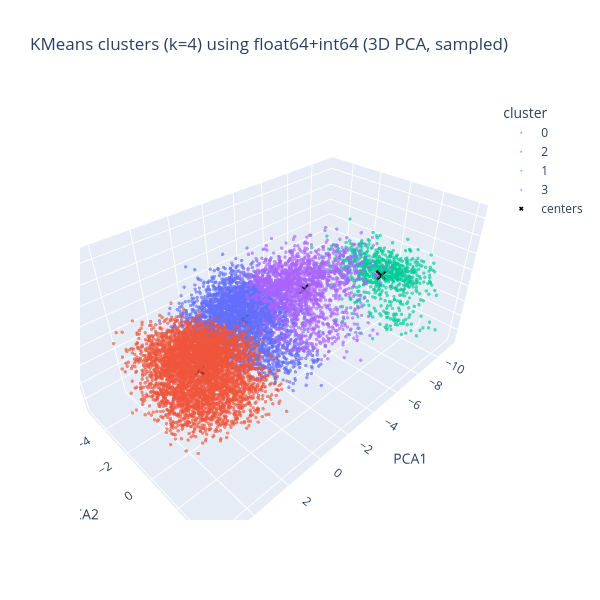

The cell this chart's notebook holds for it:
### Code cell
# 3D KMeans using float64 + int64 features (sampled)
SAMPLE_N_NUM = 10000

df_num_src = df
if SAMPLE_N_NUM and len(df_num_src) > SAMPLE_N_NUM:
    df_num_src = df_num_src.sample(n=SAMPLE_N_NUM, random_state=42).reset_index(drop=True)

num_cols = df_num_src.select_dtypes(include=['float64', 'int64']).columns.tolist()
num_cols = [c for c in num_cols if c not in ['user_id']]

XY_num = df_num_src[num_cols].copy()

# Simple preprocessing: fill NAs (if any), clip & log1p skewed positives
XY_num = XY_num.fillna(0)
for col in XY_num.columns:
    upper = XY_num[col].quantile(0.99)
    XY_num[col] = XY_num[col].clip(upper=upper)
    if (XY_num[col] >= 0).all():
        XY_num[col] = np.log1p(XY_num[col])

scaler = StandardScaler()
XY_num_scaled = scaler.fit_transform(XY_num)

pca_num = PCA(n_components=3, random_state=42)
XY_num_pca = pca_num.fit_transform(XY_num_scaled)

k = 4
kmeans_num = KMeans(n_clusters=k, n_init=20, random_state=42)
labels_num = kmeans_num.fit_predict(XY_num_pca)

plot_df = pd.DataFrame({
    'PCA1': XY_num_pca[:, 0],
    'PCA2': XY_num_pca[:, 1],
    'PCA3': XY_num_pca[:, 2],
    'cluster': labels_num.astype(str)
})

fig = px.scatter_3d(
    plot_df,
    x='PCA1', y='PCA2', z='PCA3',
    color='cluster',
    opacity=0.65,
    title=f'KMeans clusters (k={k}) using float64+int64 (3D PCA, sampled)'
)

fig.update_traces(marker=dict(size=2))
fig.update_layout(width=600, height=600)

centers = kmeans_num.cluster_centers_
fig.add_scatter3d(
    x=centers[:, 0],
    y=centers[:, 1],
    z=centers[:, 2],
    mode='markers',
    marker=dict(size=4, color='black', symbol='x'),
    name='centers'
)

fig.show()

### Figure 1 — Plotly figure (JSON) as saved in the notebook; plotly's stock layout.template omitted (floating-point values rounded to 4 significant figures; data arrays with more than 128 entries replaced by an {"elided": "..."} marker saying what was removed)
{"data": [{"hovertemplate": "cluster=0<br>PCA1=%{x}<br>PCA2=%{y}<br>PCA3=%{z}<extra></extra>", "legendgroup": "0", "marker": {"color": "#636efa", "opacity": 0.65, "size": 2, "symbol": "circle"}, "mode": "markers", "name": "0", "scene": "scene", "showlegend": true, "type": "scatter3d", "x": {"elided": "3275 float values"}, "y": {"elided": "3275 float values"}, "z": {"elided": "3275 float values"}}, {"hovertemplate": "cluster=2<br>PCA1=%{x}<br>PCA2=%{y}<br>PCA3=%{z}<extra></extra>", "legendgroup": "2", "marker": {"color": "#EF553B", "opacity": 0.65, "size": 2, "symbol": "circle"}, "mode": "markers", "name": "2", "scene": "scene", "showlegend": true, "type": "scatter3d", "x": {"elided": "4315 float values"}, "y": {"elided": "4315 float values"}, "z": {"elided": "4315 float values"}}, {"hovertemplate": "cluster=1<br>PCA1=%{x}<br>PCA2=%{y}<br>PCA3=%{z}<extra></extra>", "legendgroup": "1", "marker": {"color": "#00cc96", "opacity": 0.65, "size": 2, "symbol": "circle"}, "mode": "markers", "name": "1", "scene": "scene", "showlegend": true, "type": "scatter3d", "x": {"elided": "798 float values"}, "y": {"elided": "798 float values"}, "z": {"elided": "798 float values"}}, {"hovertemplate": "cluster=3<br>PCA1=%{x}<br>PCA2=%{y}<br>PCA3=%{z}<extra></extra>", "legendgroup": "3", "marker": {"color": "#ab63fa", "opacity": 0.65, "size": 2, "symbol": "circle"}, "mode": "markers", "name": "3", "scene": "scene", "showlegend": true, "type": "scatter3d", "x": {"elided": "1612 float values"}, "y": {"elided": "1612 float values"}, "z": {"elided": "1612 float values"}}, {"marker": {"color": "black", "size": 4, "symbol": "x"}, "mode": "markers", "name": "centers", "type": "scatter3d", "x": [-0.009563, -9.239, 3.046, -3.605], "y": [-0.4284, 0.5224, 0.2698, -0.1093], "z": [0.3727, -0.8978, -0.2982, 0.4858]}], "layout": {"height": 600, "legend": {"title": {"text": "cluster"}, "tracegroupgap": 0}, "scene": {"domain": {"x": [0, 1], "y": [0, 1]}, "xaxis": {"title": {"text": "PCA1"}}, "yaxis": {"title": {"text": "PCA2"}}, "zaxis": {"title": {"text": "PCA3"}}}, "title": {"text": "KMeans clusters (k=4) using float64+int64 (3D PCA, sampled)"}, "width": 600}}
